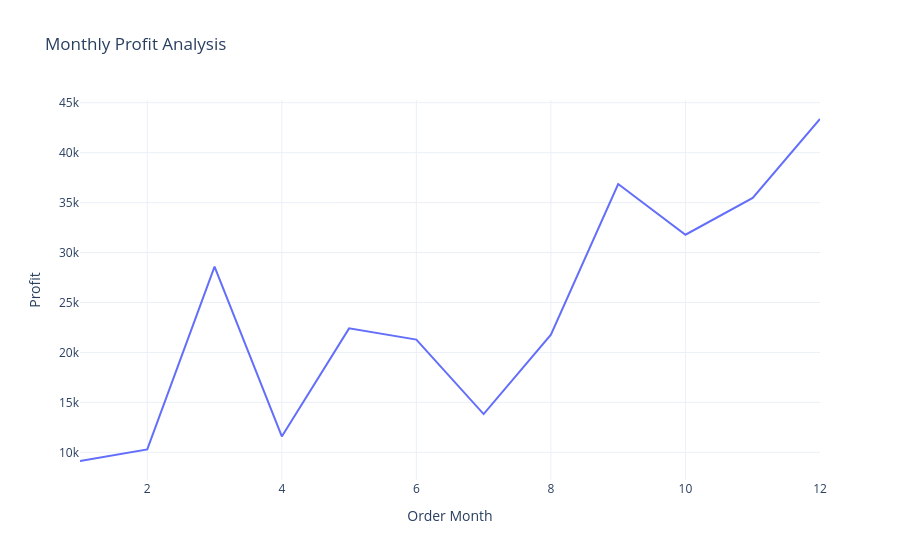

Notebook code cell kept with this figure:
### Code cell
fig = px.line(monthly_sale_profit, x='Order Month',y='Profit' , title='Monthly Profit Analysis')
fig.show()

### Figure 1 — Plotly figure (JSON) as saved in the notebook; plotly's stock layout.template omitted (floating-point values rounded to 4 significant figures)
{"data": [{"hovertemplate": "Order Month=%{x}<br>Profit=%{y}<extra></extra>", "legendgroup": "", "line": {"color": "#636efa", "dash": "solid"}, "marker": {"symbol": "circle"}, "mode": "lines", "name": "", "orientation": "v", "showlegend": false, "type": "scatter", "x": [1, 2, 3, 4, 5, 6, 7, 8, 9, 10, 11, 12], "xaxis": "x", "y": [9134.0, 10290.0, 28590.0, 11590.0, 22410.0, 21290.0, 13830.0, 21780.0, 36860.0, 31780.0, 35470.0, 43370.0], "yaxis": "y"}], "layout": {"legend": {"tracegroupgap": 0}, "title": {"text": "Monthly Profit Analysis"}, "xaxis": {"anchor": "y", "domain": [0, 1], "title": {"text": "Order Month"}}, "yaxis": {"anchor": "x", "domain": [0, 1], "title": {"text": "Profit"}}}}
